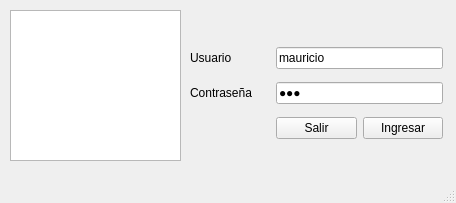
<?xml version="1.0" encoding="UTF-8"?>
<ui version="4.0">
 <class>MainWindow</class>
 <widget class="QMainWindow" name="MainWindow">
  <property name="enabled">
   <bool>true</bool>
  </property>
  <property name="geometry">
   <rect>
    <x>0</x>
    <y>0</y>
    <width>456</width>
    <height>203</height>
   </rect>
  </property>
  <property name="windowTitle">
   <string>Punto de venta</string>
  </property>
  <widget class="QWidget" name="centralwidget">
   <widget class="QWidget" name="gridLayoutWidget">
    <property name="geometry">
     <rect>
      <x>190</x>
      <y>40</y>
      <width>253</width>
      <height>108</height>
     </rect>
    </property>
    <layout class="QGridLayout" name="gridLayout_2">
     <item row="2" column="0">
      <widget class="QLabel" name="label_2">
       <property name="text">
        <string>Contraseña</string>
       </property>
      </widget>
     </item>
     <item row="1" column="0">
      <widget class="QLabel" name="label">
       <property name="text">
        <string>Usuario</string>
       </property>
      </widget>
     </item>
     <item row="3" column="2">
      <widget class="QPushButton" name="logueo_aceptar">
       <property name="text">
        <string>Ingresar</string>
       </property>
       <property name="autoDefault">
        <bool>true</bool>
       </property>
      </widget>
     </item>
     <item row="3" column="1">
      <widget class="QPushButton" name="logueo_cancelar">
       <property name="text">
        <string>Salir</string>
       </property>
       <property name="autoDefault">
        <bool>true</bool>
       </property>
      </widget>
     </item>
     <item row="2" column="1" colspan="2">
      <widget class="QLineEdit" name="logueo_password">
       <property name="text">
        <string>123</string>
       </property>
       <property name="echoMode">
        <enum>QLineEdit::Password</enum>
       </property>
      </widget>
     </item>
     <item row="1" column="1" colspan="2">
      <widget class="QLineEdit" name="logueo_usuario">
       <property name="text">
        <string>mauricio</string>
       </property>
      </widget>
     </item>
    </layout>
   </widget>
   <widget class="QGraphicsView" name="graphicsView">
    <property name="geometry">
     <rect>
      <x>10</x>
      <y>10</y>
      <width>171</width>
      <height>151</height>
     </rect>
    </property>
    <property name="styleSheet">
     <string notr="true">border-image: url(:/iconos/cash_register.2.2.png);</string>
    </property>
   </widget>
  </widget>
  <widget class="QMenuBar" name="menubar">
   <property name="geometry">
    <rect>
     <x>0</x>
     <y>0</y>
     <width>456</width>
     <height>19</height>
    </rect>
   </property>
  </widget>
  <widget class="QStatusBar" name="statusbar"/>
 </widget>
 <tabstops>
  <tabstop>logueo_usuario</tabstop>
  <tabstop>logueo_password</tabstop>
  <tabstop>logueo_aceptar</tabstop>
  <tabstop>logueo_cancelar</tabstop>
  <tabstop>graphicsView</tabstop>
 </tabstops>
 <resources>
  <include location="../iconos/iconos.qrc"/>
 </resources>
 <connections/>
</ui>
